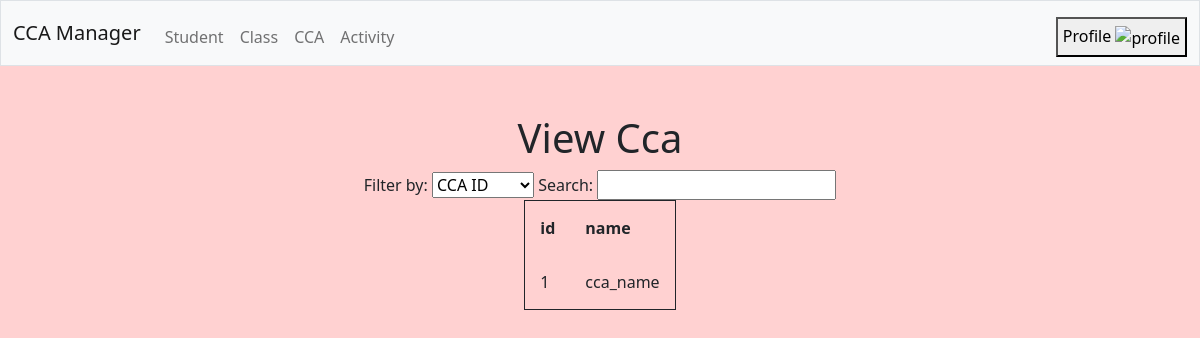
Before: /view_cca with the older database file.
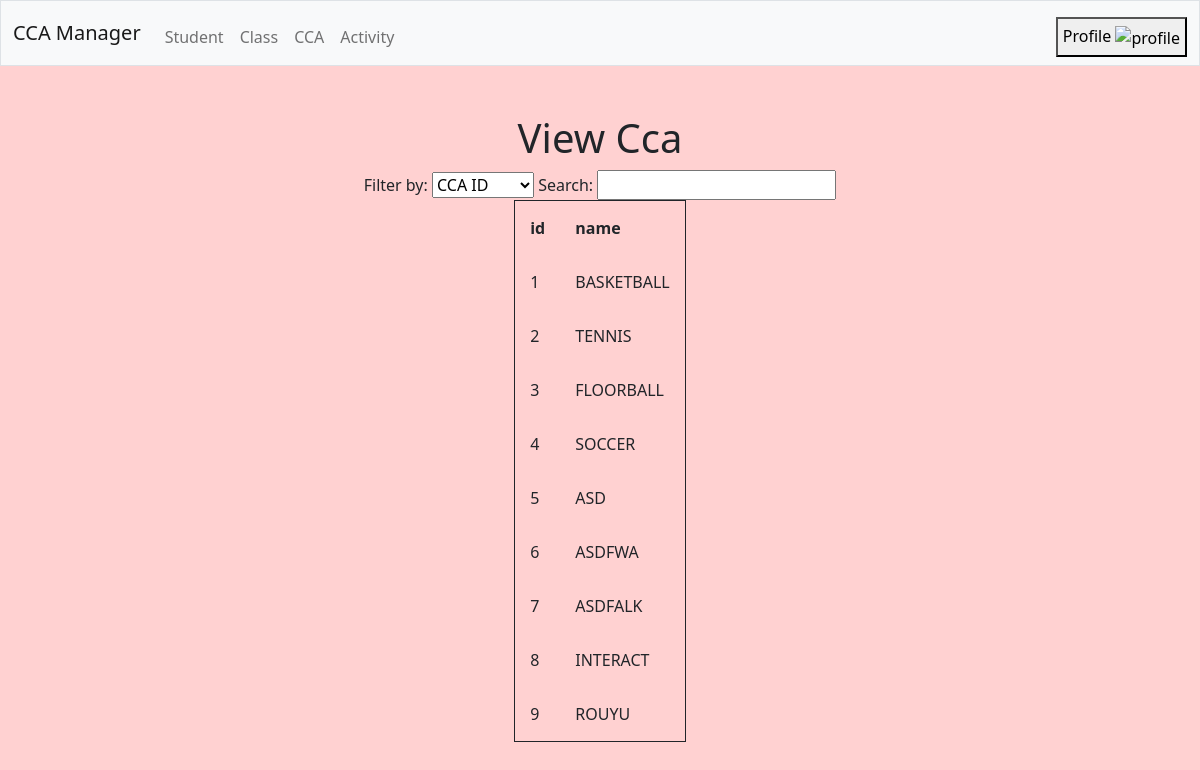
After: the same page with the newer database file.
### tables this page shows
CREATE TABLE cca(
    id INTEGER,
    name TEXT,
    PRIMARY KEY(id)
);

### main.py (the view)
@app.route('/view_cca', methods=['POST', 'GET'])
def view_cca():
    if request.method == 'POST': # selected data
        search_key = request.form['search_key']
        search_value = request.form['search_value']
        condition = {search_key: search_value} # dict
        data = storage.database['ccas'].find(condition) # dict
        return frontend.view_cca(data)
    else: # all data
        data = storage.database['ccas'].get_all() # dict
        return frontend.view_cca(data)

### frontend.py (called while the page is built)
def view_cca(data:dict) -> None:
    return render_template('view.html',
                           entity="cca",
                          data=data)

### storage.py (called while the page is built)
    def execute(self, sql_statement:str, values={}) -> list:
        with sqlite3.connect('database.db') as conn:
            conn.row_factory = sqlite3.Row # turns output into dict
            cur = conn.cursor()
            cur.execute(sql_statement, values)
            results = cur.fetchall()
            list_of_dict = []
            for record in results:
                list_of_dict.append(dict(record)) # convert Row object to dict
            return list_of_dict

    def get_all(self) -> list:
        sql_statement = 'SELECT * FROM ' + self.__table
        return self.execute(sql_statement)

### templates/view.html (shortened to what this page needs)
{% extends "layout.html" %}
{% block main %}
<h1>View {{ entity | title }}</h1>
<label for="search_key">Filter by: </label>
<select name="search_key" id="search_key">
    {% if entity == "student" %}
    <option value="student_id">Student ID</option>
    <option value="student_name">Student Name</option>
    <option value="class">Class</option>
    <option value="age">Age</option>
    <option value="year_enrolled">Year Enrolled</option>
    <option value="year_graduated">Year Graduated</option>
    {% elif entity == "class" %}
    <option value="class_id">Class ID</option>
    <option value="class_name">Class Name</option>
    <option value="class_level">Class Level</option>
    {% elif entity == "subject" %}
    <option value="subject_code">Subject Code</option>
    <option value="subject_name">Subject Name</option>
    <option value="subject_level">Subject Level</option>
    {% elif entity == "cca" %}
    <option value="id">CCA ID</option>
    {% elif entity == "activity" %}
    <option value="activity_id">Activity ID</option>
    <option value="activity_startdate">Activity Start Date</option>
    <option value="activity_enddate">Activity End Date</option>
    <option value="activity_desc">Activity Description</option>
    {% endif %}
</select>
<label for="search_value">Search: </label>
<input
    id="search_value"
    type="text"
    name="search_value"
    value=""
    >
<table>
    <tr>
        {% for key in data[0].keys() %}
        <th>{{ key }}</th>
        {% endfor %}
    </tr>
    {% for record in data %}
    <tr>
        {% for key in data[0].keys() %}
        <td>{{ record[key] }}</td>
        {% endfor %}
    </tr>
    {% endfor %}
</table>
{% endblock %}

### templates/layout.html (shortened to what this page needs)
<!DOCTYPE html>
<html lang="en">
    <head>
        <link href="https://cdn.jsdelivr.net/npm/bootstrap@5.1.3/dist/css/bootstrap.min.css" rel="stylesheet">
        <link href="/static/styles.css" rel="stylesheet">
    </head>
    <body>
        <nav class="bg-light border navbar navbar-expand-md navbar-light">
            <div class="container-fluid">
                <a class="navbar-brand" href='/index'>CCA Manager</a>
                <div class="collapse navbar-collapse" id="navbar">
                        <div class="navbar-nav me-auto mt-2">
                            <li class="nav-item"><a class="nav-link" href="/view_student">Student</a></li>
                            <li class="nav-item"><a class="nav-link" href="/view_class">Class</a></li>
                            <li class="nav-item"><a class="nav-link" href="/view_cca">CCA</a></li>
                            <li class="nav-item"><a class="nav-link" href="/view_activity">Activity</a></li>
                        </div>
                        <div class="navbar-nav ms-auto mt-2">
                            <li class="nav-item">
                                <div class="nav-dropdown">
                                <button onclick="myFunction()" class="nav-dropbtn">Profile <img src="https://super.so/icon/dark/chevron-down.svg" alt="profile" width="20" height="20"></button>
                            </div></li>
                        </div>
                </div>
            </div>
        </nav>
        <main class="container-fluid py-5 text-center">
            {% block main %}{% endblock %}
        </main>
    </body>
</html>

### static/styles.css (style rules this page uses)
body { background-color: #ffd1d1; }
table { border: 1px solid; margin-left: auto; margin-right: auto; }
th, td { padding: 15px; text-align: left; }
button { border: round; padding: 5px; }
.nav-dropdown { float: right; position: relative; display: inline-block; }

Changed rows visible on the page:
added cca: id "2" "TENNIS"
added cca: id "3" "FLOORBALL"
added cca: id "4" "SOCCER"
added cca: id "5" "ASD"
added cca: id "6" "ASDFWA"
added cca: id "7" "ASDFALK"
added cca: id "8" "INTERACT"
added cca: id "9" "ROUYU"
Other visible differences:
new list line: "BASKETBALL"
list line gone: "cca_name"
